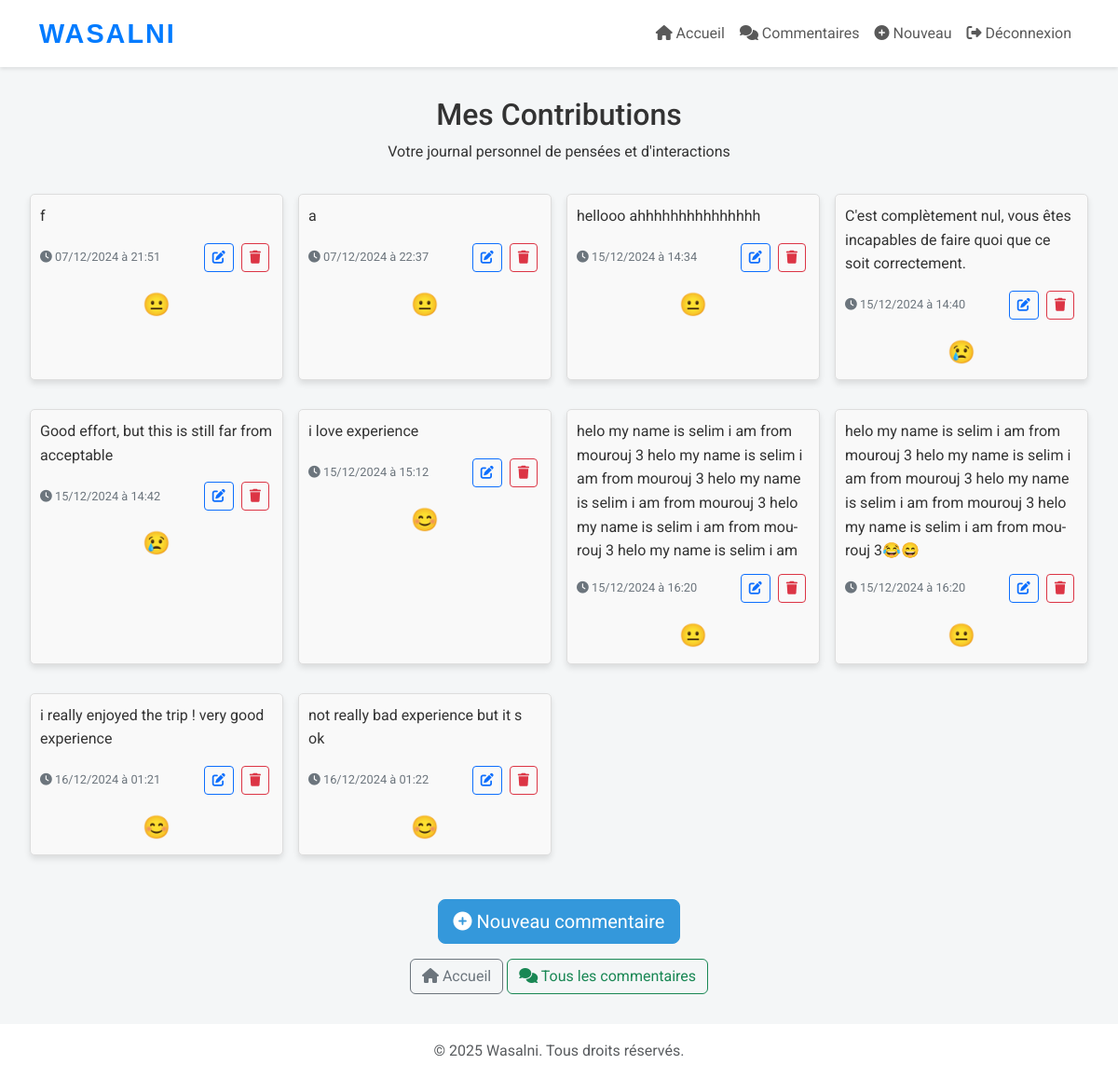
The page /commentaire/mes-commentaires/ (signed in) on the database its author committed.
### commentaire/models.py (models this page shows, shortened)
class Commentaire(models.Model):
    utilisateur = models.ForeignKey(Users, on_delete=models.CASCADE, default=1)
    trajet = models.ForeignKey(Trajet, on_delete=models.CASCADE, null=True, blank=True)
    texte = models.TextField(blank=True, null=True)
    date_commentaire = models.DateTimeField(auto_now_add=True)
    sentiment = models.CharField(max_length=20, blank=True, null=True, default="NEUTRAL")
    langue = models.CharField(max_length=10, blank=True, null=True)  # Champ pour stocker la langue/dialecte
    gif = models.ImageField(upload_to='commentaires/gifs/', null=True, blank=True)
    class Meta:
        ordering = ['date_commentaire']

### commentaire/views.py (the view)
# urls.py: path('mes-commentaires/', mes_commentaires, name='mes_commentaires'),
def mes_commentaires(request):
    trajets_utilisateur = Trajet.objects.filter(user=request.user)
    trajet_id = request.GET.get('trajet')  # Récupérer l'ID du trajet sélectionné
    if trajet_id:
        commentaires = Commentaire.objects.filter(utilisateur=request.user, trajet_id=trajet_id)
    else:
        commentaires = Commentaire.objects.filter(utilisateur=request.user)
    return render(request, 'commentaire/mes_commentaires.html', {
        'commentaires': commentaires,
        'trajets_utilisateur': trajets_utilisateur,
    })

### covoiturage/templates/commentaire/mes_commentaires.html (shortened to what this page needs)
{% extends 'commentaire/base2.html' %}
{% load static %}
{% block extra_css %}
<link rel="stylesheet" href="{% static 'css/mes_commentaires.css' %}">
{% endblock %}
{% block content %}
<div class="container mes-commentaires-container">
    <div class="commentaires-header">
        <h2>Mes Contributions</h2>
        <p>Votre journal personnel de pensées et d'interactions</p>
    </div>
    {% if commentaires %}
        <div class="commentaires-grid">
            {% for commentaire in commentaires %}
            <div class="commentaire-card animate__animated animate__fadeIn">
                <div class="commentaire-content">
                    <div class="commentaire-text">
                        {{ commentaire.texte }}
                    </div>
                    <div class="commentaire-footer">
                        <span class="commentaire-date">
                            <i class="fas fa-clock"></i>
                            {{ commentaire.date_commentaire|date:"d/m/Y à H:i" }}
                        </span>
                        <div class="commentaire-actions">
                            <a href="{% url 'update_commentaire' commentaire.id %}" class="btn btn-sm btn-outline-primary">
                                <i class="fas fa-edit"></i>
                            </a>
                            <form method="POST" action="{% url 'supprimer_commentaire' commentaire.id %}" style="display: inline;">
                                <button type="submit" class="btn btn-sm btn-outline-danger" onclick="return confirm('Êtes-vous sûr de vouloir supprimer ce commentaire ?')">
                                    <i class="fas fa-trash"></i>
                                </button>
                            </form>
                        </div>
                    </div>
                    <div class="commentaire-sentiment">
                        {% if commentaire.sentiment == "NEUTRAL" %}
                            <span>😐</span>
                        {% elif commentaire.sentiment == "POSITIVE" %}
                            <span>😊</span>
                        {% elif commentaire.sentiment == "NEGATIVE" %}
                            <span>😢</span>
                        {% else %}
                            <span>😐</span>
                        {% endif %}
                    </div>
                </div>
            </div>
            {% endfor %}
        </div>
    {% endif %}
    <div class="commentaires-actions">
        <a href="{% url 'create_commentaire' %}" class="btn btn-primary btn-lg">
            <i class="fas fa-plus-circle"></i> Nouveau commentaire
        </a>
        <div class="secondary-actions">
            <a href="{% url 'home1' %}" class="btn btn-outline-secondary">
                <i class="fas fa-home"></i> Accueil
            </a>
            <a href="{% url 'tous_les_commentaires' %}" class="btn btn-outline-success">
                <i class="fas fa-comments"></i> Tous les commentaires
            </a>
        </div>
    </div>
</div>
{% endblock %}

### covoiturage/static/css/mes_commentaires.css (style rules this page uses)
:root { --primary-color: #3498db; --secondary-color: #2ecc71; --text-color: #333; --bg-color: #f4f6f7; --card-bg: white; }
.mes-commentaires-container { max-width: 1200px; margin: 0 auto; padding: 2rem; background-color: var(--bg-color); }
.commentaires-header { text-align: center; margin-bottom: 2rem; color: var(--text-color); }
.commentaires-grid { display: grid; grid-template-columns: repeat(auto-fill, minmax(250px, 1fr)); gap: 1rem; }
.commentaire-card { display: flex; flex-direction: column; justify-content: space-between; padding: 10px; margin-bottom: 15px; border: 1px solid #ddd; border-radius: 5px; background-color: #f9f9f9; box-shadow: 0 4px 6px rgba(0,0,0,0.1); transition: all 0.3s ease; overflow: hidden; }
.commentaire-content { display: flex; flex-direction: column; height: 100%; }
.commentaire-text { max-height: 150px; overflow: hidden; text-overflow: ellipsis; margin-bottom: 1rem; word-wrap: break-word; hyphens: auto; }
.commentaire-footer { display: flex; justify-content: space-between; align-items: center; color: #6c757d; font-size: 0.8rem; }
.commentaire-actions { display: flex; justify-content: flex-end; }
.commentaire-actions .btn { margin-left: 0.25rem; margin-right: 0.25rem; }
.commentaire-sentiment { margin-top: 1rem; font-size: 1.5rem; text-align: center; }
.commentaires-actions { margin-top: 2rem; text-align: center; }
.secondary-actions { margin-top: 1rem; }

### covoiturage/templates/commentaire/base2.html (style rules this page uses)
:root { --primary-color: #3498db; --secondary-color: #2ecc71; --text-color: #333; --bg-color: #f4f6f7; }
body { font-family: 'Roboto', sans-serif; background-color: var(--bg-color); color: var(--text-color); line-height: 1.6; }
.btn-primary { background-color: var(--primary-color); border-color: var(--primary-color); }

### rows shown on the page
Commentaire: texte "f", date_commentaire "07/12/2024 à 21:51"
Commentaire: texte "a", date_commentaire "07/12/2024 à 22:37"
Commentaire: texte "hellooo ahhhhhhhhhhhhhhh", date_commentaire "15/12/2024 à 14:34"
Commentaire: texte "C'est complètement nul, vous êtes incapables de faire quoi que ce soit correctement.", date_commentaire "15/12/2024 à 14:40"
Commentaire: texte "Good effort, but this is still far from acceptable", date_commentaire "15/12/2024 à 14:42"
Commentaire: texte "i love experience", date_commentaire "15/12/2024 à 15:12"
Commentaire: texte "helo my name is selim i am from mourouj 3 helo my name is selim i am from mourouj 3 helo my name is selim i am from mourouj 3 helo my name is selim i am from mourouj 3 helo my name is selim i am…", date_commentaire "15/12/2024 à 16:20"
Commentaire: texte "helo my name is selim i am from mourouj 3 helo my name is selim i am from mourouj 3 helo my name is selim i am from mourouj 3 helo my name is selim i am from mourouj 3😂😄", date_commentaire "15/12/2024 à 16:20"
Commentaire: texte "i really enjoyed the trip ! very good experience", date_commentaire "16/12/2024 à 01:21"
Commentaire: texte "not really bad experience but it s ok", date_commentaire "16/12/2024 à 01:22"
